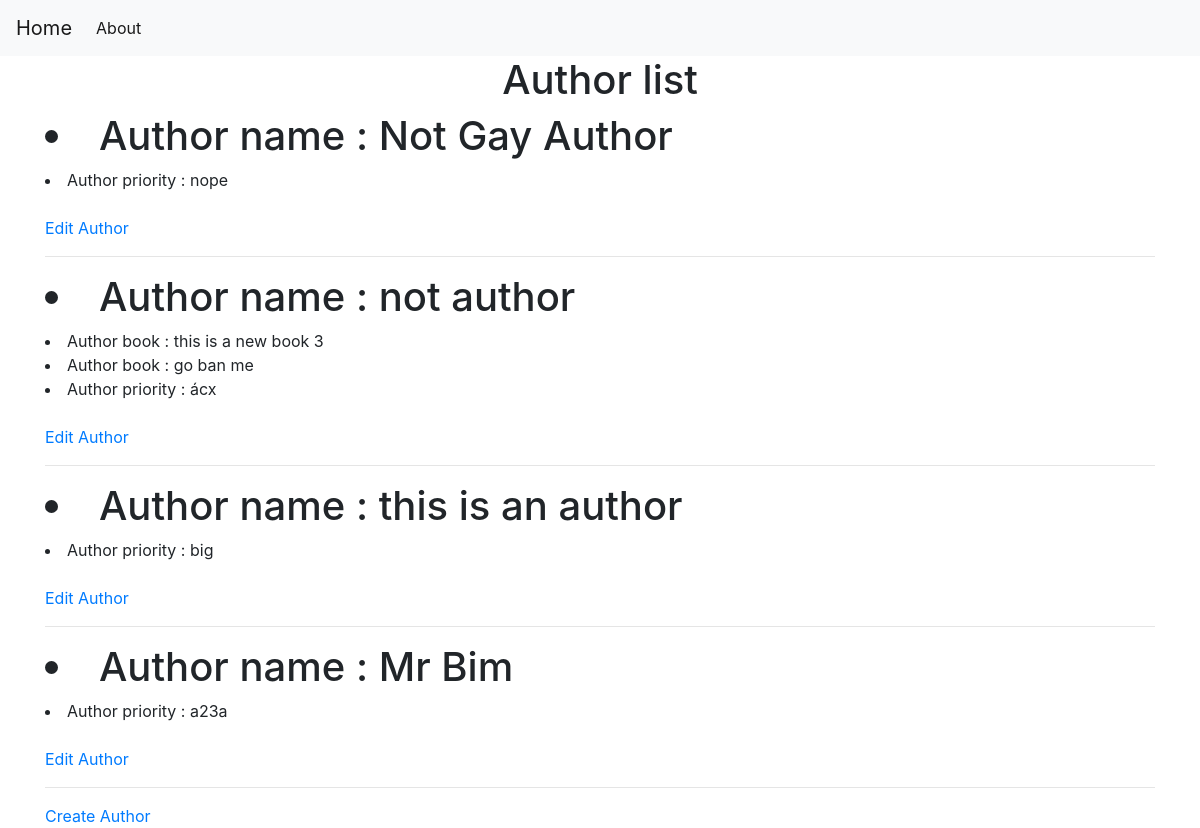
The page /author on the database its author committed.
### tables this page shows
CREATE TABLE author (
    authorid INTEGER PRIMARY KEY ,
    name TEXT NOT NULL,
    priority TEXT NOT NULL
);

CREATE TABLE book (
    bookid INTEGER PRIMARY KEY ,
    title TEXT NOT NULL,
    authorid INTEGER,
    FOREIGN KEY(authorid) REFERENCES author(authorid)
);

### app.py (the view)
@app.route('/author')
def showauthor():
    conn = get_db_connection()
    authors = conn.execute('SELECT * FROM author').fetchall()
    books = conn.execute('SELECT * FROM book').fetchall()
    conn.close()
    return render_template('show_author.html', authors=authors,books=books)

### app.py (called while the page is built)
def get_db_connection():
    conn = sqlite3.connect('database.db')
    conn.row_factory = sqlite3.Row
    return conn

### templates/show_author.html (shortened to what this page needs)
{% extends 'base.html' %}
{% block content %}
    <h1>{% block title %} <center> Author list </center> {% endblock %}</h1>
    {% for author in authors %}
            <h1><li>Author name : {{ author.name }}</li></h1>
            {% for book in books %}
                {% if book.authorid == author.authorid %}
                    <li>Author book : {{ book.title }}</li>
                {% endif%}
            {% endfor %}
            <li>Author priority : {{ author.priority }}</li>
            <br>
            <a href="{{ url_for('editauthor',id= author.authorid) }}">Edit Author</a>
        <hr>
    {% endfor %}
    <a href="{{ url_for('createauthor')}}">Create Author</a>
{% endblock %}

### templates/base.html (shortened to what this page needs)
<!doctype html>
<html lang="en">
  <head>
    <link rel="stylesheet" href="https://stackpath.bootstrapcdn.com/bootstrap/4.3.1/css/bootstrap.min.css">
  </head>
  <body>
    <nav class="navbar navbar-expand-md navbar-light bg-light">
        <a class="navbar-brand" href="{{ url_for('index')}}">Home</a>
        <div class="collapse navbar-collapse" id="navbarNav">
            <ul class="navbar-nav">
            <li class="nav-item active">
                <a class="nav-link" href="#">About</a>
            </li>
            </ul>
        </div>
    </nav>
    <div class="container">
        {% block content %} {% endblock %}
    </div>
  </body>
</html>

### rows shown on the page
author: name "Not Gay Author", priority "nope"
author: name "not author", priority "ácx"
book: title "this is a new book 3"
book: title "go ban me"
author: name "this is an author", priority "big"
author: name "Mr Bim", priority "a23a"
